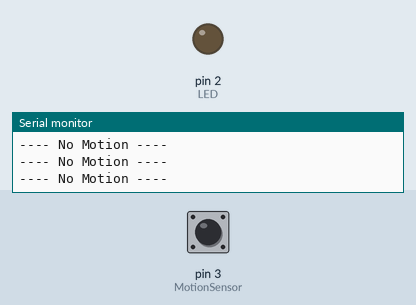
Recording of a sketch running on a simulated Arduino Uno, built with avr-gcc and run on an emulated ATmega328P. Parts: output pins drawn as LEDs (lit = HIGH), the last lines printed to the serial monitor. The test bench sets the inputs (shaded band); at power-on: pin 3 (MotionSensor) LOW.

Above: at 1.2 s.
1.3 s: pin 3 (MotionSensor) driven HIGH
At 2.0 s:
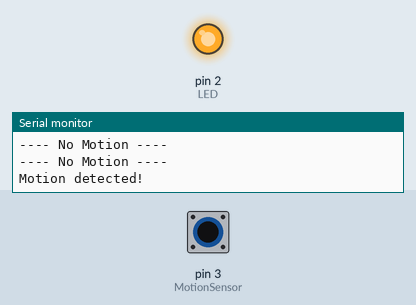
4.3 s: pin 3 (MotionSensor) driven LOW
At 5.4 s:
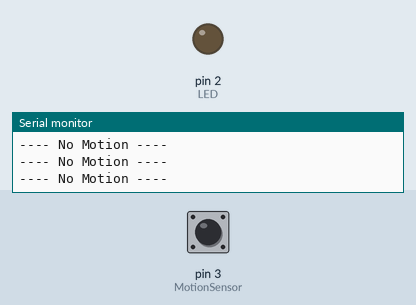
7.3 s: pin 3 (MotionSensor) pulsed HIGH 2 times (0.12 s each, 0.3 s apart)
At 7.9 s:
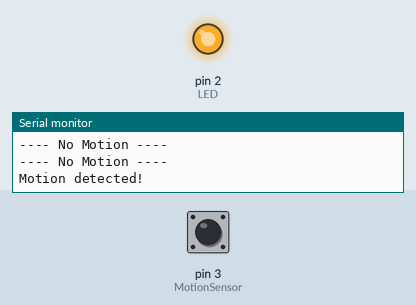
10.9 s: pin 3 (MotionSensor) pulsed HIGH 5 times (0.12 s each, 0.3 s apart)
At 13.4 s:
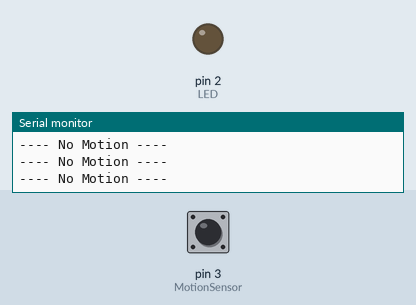
Timing chart, 0 to 14.9 s (numbered marks = the images above; inputs shaded):
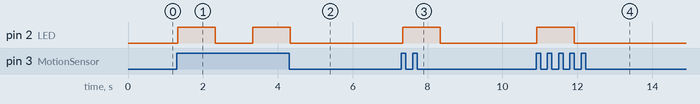

Measured:
- after the input at 1.3 s, pin 2 (LED): LOW → HIGH at once, → LOW 1.0 s later, → HIGH 1.0 s later
- after the input at 4.3 s, pin 2 (LED): goes on until 4.3 s, then stays LOW
- after the input at 7.3 s, pin 2 (LED): LOW → HIGH at once, → LOW 1.0 s later
- after the input at 10.9 s, pin 2 (LED): LOW → HIGH at once, → LOW 1.0 s later

The sketch:

Task1.1P.ino
```cpp
const int LED = 2;
const int MotionSensor = 3;
int CurrentMotionStatus = LOW;
int NewMotionStatus = LOW;

void setup()
{
  Serial.begin(9600);
  pinMode(MotionSensor, INPUT);
  pinMode(LED, OUTPUT);
}

void loop()
{
  NewMotionStatus = digitalRead(MotionSensor);
  if ( CurrentMotionStatus == LOW && NewMotionStatus == HIGH)
  {
    CurrentMotionStatus = HIGH;
    Serial.println("Motion detected!");
    digitalWrite(LED, HIGH);
    delay(1000);
    digitalWrite(LED, LOW);
  	delay(1000);
  }
  if(CurrentMotionStatus == HIGH && NewMotionStatus == LOW);
  {
    CurrentMotionStatus = LOW;
    Serial.println("---- No Motion ----");
  }
}
```
